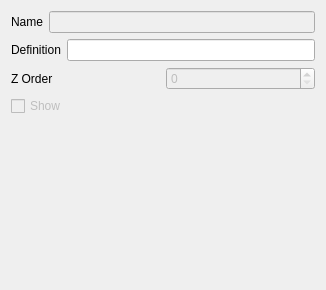
             <widget class="QWidget" name="page">
              <property name="geometry">
               <rect>
                <x>0</x>
                <y>0</y>
                <width>326</width>
                <height>290</height>
               </rect>
              </property>
              <attribute name="label">
               <string>Definition</string>
              </attribute>
              <layout class="QVBoxLayout" name="verticalLayout_6">
               <item>
                <layout class="QHBoxLayout" name="horizontalLayout_2">
                 <item>
                  <widget class="QLabel" name="label_18">
                   <property name="text">
                    <string>Name</string>
                   </property>
                  </widget>
                 </item>
                 <item>
                  <widget class="QLineEdit" name="lineEdit_19">
                   <property name="enabled">
                    <bool>false</bool>
                   </property>
                   <property name="focusPolicy">
                    <enum>Qt::ClickFocus</enum>
                   </property>
                  </widget>
                 </item>
                </layout>
               </item>
               <item>
                <layout class="QHBoxLayout" name="horizontalLayout_3">
                 <item>
                  <widget class="QLabel" name="label_19">
                   <property name="text">
                    <string>Definition</string>
                   </property>
                  </widget>
                 </item>
                 <item>
                  <widget class="QLineEdit" name="point_def_str">
                   <property name="focusPolicy">
                    <enum>Qt::ClickFocus</enum>
                   </property>
                  </widget>
                 </item>
                </layout>
               </item>
               <item>
                <layout class="QHBoxLayout" name="horizontalLayout_5">
                 <item>
                  <widget class="QLabel" name="label_21">
                   <property name="text">
                    <string>Z Order</string>
                   </property>
                  </widget>
                 </item>
                 <item>
                  <widget class="QSpinBox" name="spinBox">
                   <property name="enabled">
                    <bool>false</bool>
                   </property>
                  </widget>
                 </item>
                </layout>
               </item>
               <item>
                <widget class="QCheckBox" name="point_show">
                 <property name="enabled">
                  <bool>false</bool>
                 </property>
                 <property name="text">
                  <string>Show</string>
                 </property>
                </widget>
               </item>
               <item>
                <spacer name="verticalSpacer">
                 <property name="orientation">
                  <enum>Qt::Vertical</enum>
                 </property>
                 <property name="sizeHint" stdset="0">
                  <size>
                   <width>20</width>
                   <height>40</height>
                  </size>
                 </property>
                </spacer>
               </item>
              </layout>
             </widget>
